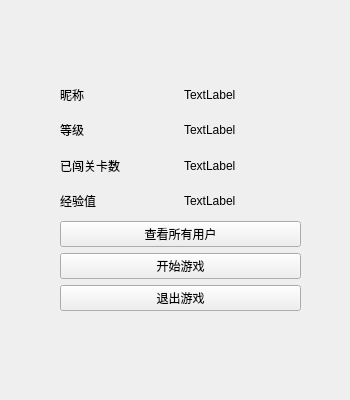
<?xml version="1.0" encoding="UTF-8"?>
<ui version="4.0">
 <class>playerReadyWidget</class>
 <widget class="QWidget" name="playerReadyWidget">
  <property name="geometry">
   <rect>
    <x>0</x>
    <y>0</y>
    <width>350</width>
    <height>400</height>
   </rect>
  </property>
  <property name="windowTitle">
   <string>Form</string>
  </property>
  <widget class="QWidget" name="layoutWidget">
   <property name="geometry">
    <rect>
     <x>60</x>
     <y>80</y>
     <width>241</width>
     <height>231</height>
    </rect>
   </property>
   <layout class="QVBoxLayout" name="verticalLayout">
    <item>
     <layout class="QGridLayout" name="gridLayout">
      <item row="0" column="0">
       <widget class="QLabel" name="nicknameLabel">
        <property name="text">
         <string>昵称</string>
        </property>
       </widget>
      </item>
      <item row="0" column="1">
       <widget class="QLabel" name="nicknameShow">
        <property name="text">
         <string>TextLabel</string>
        </property>
       </widget>
      </item>
      <item row="1" column="0">
       <widget class="QLabel" name="gradeLabel">
        <property name="text">
         <string>等级</string>
        </property>
       </widget>
      </item>
      <item row="1" column="1">
       <widget class="QLabel" name="gradeShow">
        <property name="text">
         <string>TextLabel</string>
        </property>
       </widget>
      </item>
      <item row="2" column="0">
       <widget class="QLabel" name="levelLabel">
        <property name="text">
         <string>已闯关卡数</string>
        </property>
       </widget>
      </item>
      <item row="2" column="1">
       <widget class="QLabel" name="levelShow">
        <property name="text">
         <string>TextLabel</string>
        </property>
       </widget>
      </item>
      <item row="3" column="0">
       <widget class="QLabel" name="expLabel">
        <property name="text">
         <string>经验值</string>
        </property>
       </widget>
      </item>
      <item row="3" column="1">
       <widget class="QLabel" name="expShow">
        <property name="text">
         <string>TextLabel</string>
        </property>
       </widget>
      </item>
     </layout>
    </item>
    <item>
     <widget class="QPushButton" name="allUserBtn">
      <property name="text">
       <string>查看所有用户</string>
      </property>
     </widget>
    </item>
    <item>
     <widget class="QPushButton" name="startBtn">
      <property name="text">
       <string>开始游戏</string>
      </property>
     </widget>
    </item>
    <item>
     <widget class="QPushButton" name="exitBtn">
      <property name="text">
       <string>退出游戏</string>
      </property>
     </widget>
    </item>
   </layout>
  </widget>
 </widget>
 <resources/>
 <connections/>
</ui>
